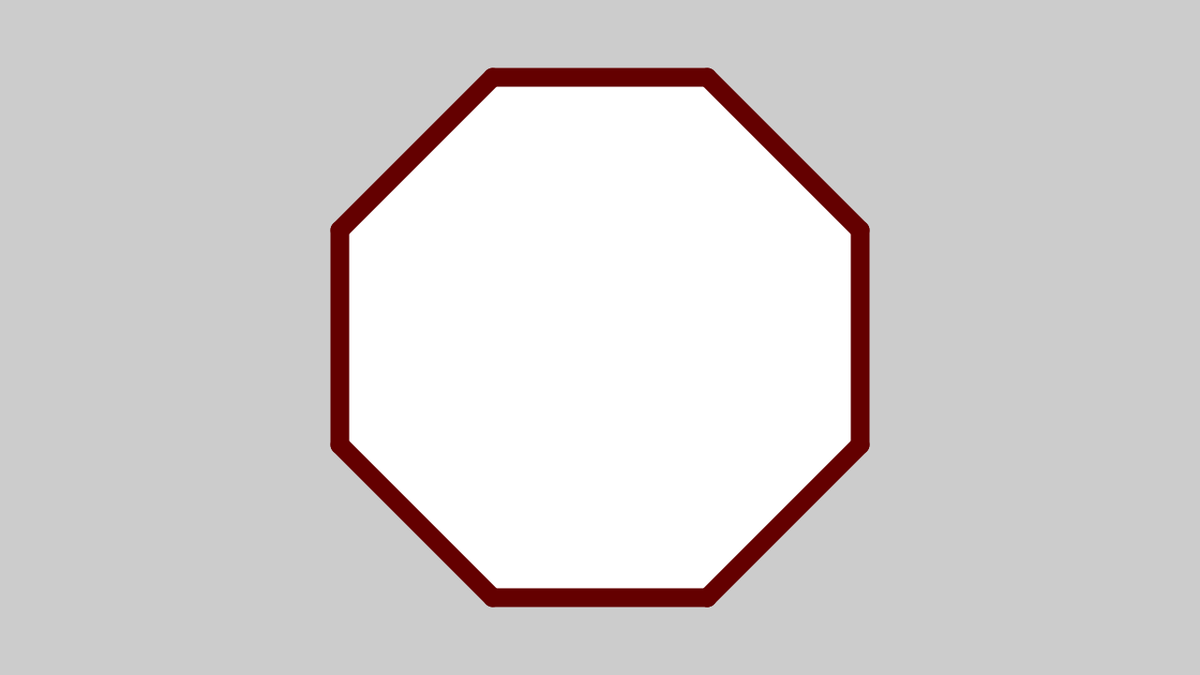
Frame 1 (no input)
Frame 60 (the mouse pressed at the canvas centre just before this capture): identical to frame 1, image omitted
Frame 120 (the mouse held since frame 60 and released just before this capture): identical to frame 1, image omitted

The Processing sketch that drew this single still picture (run headless with seeded random() and noise(); from frame 60 on, the mouse is pressed at the canvas centre):

// Processing sketch: table
// ── table.pde
import java.util.ArrayList;

int screen_width = 1280;
int screen_height = 720;
PoolTable table;


public void settings() {
  size(screen_width, screen_height);
}

public void setup() {
  table = new PoolTable(8, 300, new PVector(screen_width/2,screen_height/2));
}

void draw() {  // draw() loops forever, until stopped
  background(204);
  table.draw();
}

// ── Collisions.pde
// All code taken from https://www.jeffreythompson.org/collision-detection/line-circle.php

// LINE/CIRCLE
// x1,x2,y1,y2 = line coords, cx,cy = circle coords, r = circle radius
boolean lineCircle(float x1, float y1, float x2, float y2, float cx, float cy, float r) {

  // is either end INSIDE the circle?
  // if so, return true immediately
  boolean inside1 = pointCircle(x1,y1, cx,cy,r);
  boolean inside2 = pointCircle(x2,y2, cx,cy,r);
  if (inside1 || inside2) return true;

  // get length of the line
  float distX = x1 - x2;
  float distY = y1 - y2;
  float len = sqrt( (distX*distX) + (distY*distY) );

  // get dot product of the line and circle
  float dot = ( ((cx-x1)*(x2-x1)) + ((cy-y1)*(y2-y1)) ) / pow(len,2);

  // find the closest point on the line
  float closestX = x1 + (dot * (x2-x1));
  float closestY = y1 + (dot * (y2-y1));

  // is this point actually on the line segment?
  // if so keep going, but if not, return false
  boolean onSegment = linePoint(x1,y1,x2,y2, closestX,closestY);
  if (!onSegment) return false;

  // get distance to closest point
  distX = closestX - cx;
  distY = closestY - cy;
  float distance = sqrt( (distX*distX) + (distY*distY) );

  if (distance <= r) {
    return true;
  }
  return false;
}


// POINT/CIRCLE
boolean pointCircle(float px, float py, float cx, float cy, float r) {

  // get distance between the point and circle's center
  // using the Pythagorean Theorem
  float distX = px - cx;
  float distY = py - cy;
  float distance = sqrt( (distX*distX) + (distY*distY) );

  // if the distance is less than the circle's
  // radius the point is inside!
  if (distance <= r) {
    return true;
  }
  return false;
}


// LINE/POINT
boolean linePoint(float x1, float y1, float x2, float y2, float px, float py) {

  // get distance from the point to the two ends of the line
  float d1 = dist(px,py, x1,y1);
  float d2 = dist(px,py, x2,y2);

  // get the length of the line
  float lineLen = dist(x1,y1, x2,y2);

  // since floats are so minutely accurate, add
  // a little buffer zone that will give collision
  float buffer = 0.1;    // higher # = less accurate

  // if the two distances are equal to the line's
  // length, the point is on the line!
  // note we use the buffer here to give a range,
  // rather than one #
  if (d1+d2 >= lineLen-buffer && d1+d2 <= lineLen+buffer) {
    return true;
  }
  return false;
}

// ── Line.pde
final class Line {
  public PVector start;
  public PVector end;
  
  public Line(PVector start, PVector end) {
    this.start = start.copy();
    this.end = end.copy();
  }

}

// ── PoolTable.pde
final class PoolTable {
  public int sides;
  public float scale;
  public PVector position;
  protected float interior_angle;
  protected ArrayList<Line> lines = new ArrayList<Line>();
  protected PShape shape;
  
  public PoolTable(int sides, float scale, PVector position) {
    this.sides = sides;
    this.scale = scale;
    this.position = position.copy();
    this.interior_angle = ((sides-2) * 180) / sides;
    this.shape = polygon(this.position.x, this.position.y, this.scale, this.sides, (this.interior_angle/2*PI)/180); // Rotate by half the size of the interior angle of the shape being drawn to make it upright    
    
    // Create list of lines for collisions
    for (int i = 0; i < this.shape.getVertexCount() - 1; i++) {
      PVector start = this.shape.getVertex(i).copy();
      PVector end = this.shape.getVertex(i+1).copy();
      lines.add(new Line(start, end));
    }
    // Add final line connecting last and first vertex
    PVector start = this.shape.getVertex(this.shape.getVertexCount() - 1);
    PVector end = this.shape.getVertex(0);
    lines.add(new Line(start, end));
  }
  
  void draw() {
    shape(this.shape);
    for (Line line : this.lines) {
      stroke(100,0,0);
      strokeWeight(20);
      line(line.start.x, line.start.y, line.end.x, line.end.y);
    }
  }
}

// Adapted from https://processing.org/examples/regularpolygon.html
PShape polygon(float x, float y, float radius, int sides, float initial_angle) {
  float angle = TWO_PI / sides;
  PShape s = createShape();
  s.beginShape();
  for (float a = initial_angle; a < TWO_PI + initial_angle; a += angle) {
    float sx = x + cos(a) * radius;
    float sy = y + sin(a) * radius;
    s.vertex(sx, sy);
  }
  s.endShape(CLOSE);
  return s;
}
